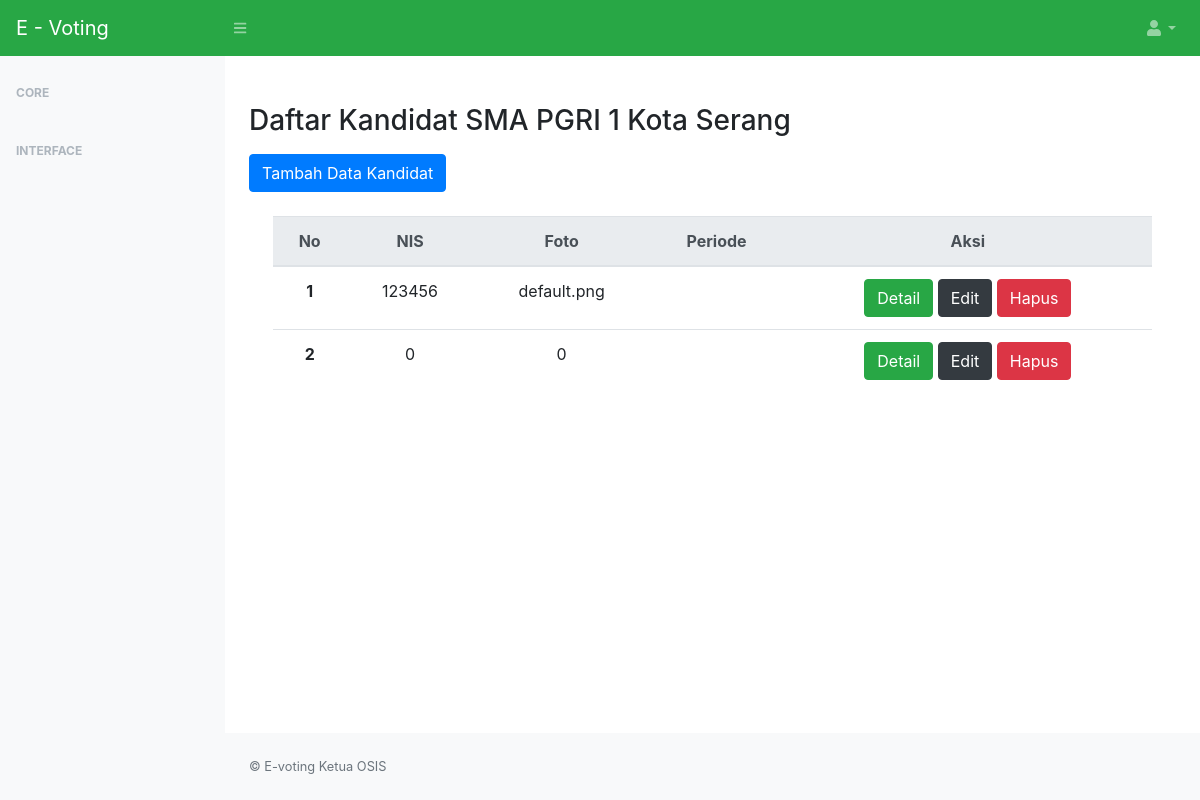
Before: /index.php/vote/kandidat with the older database file.
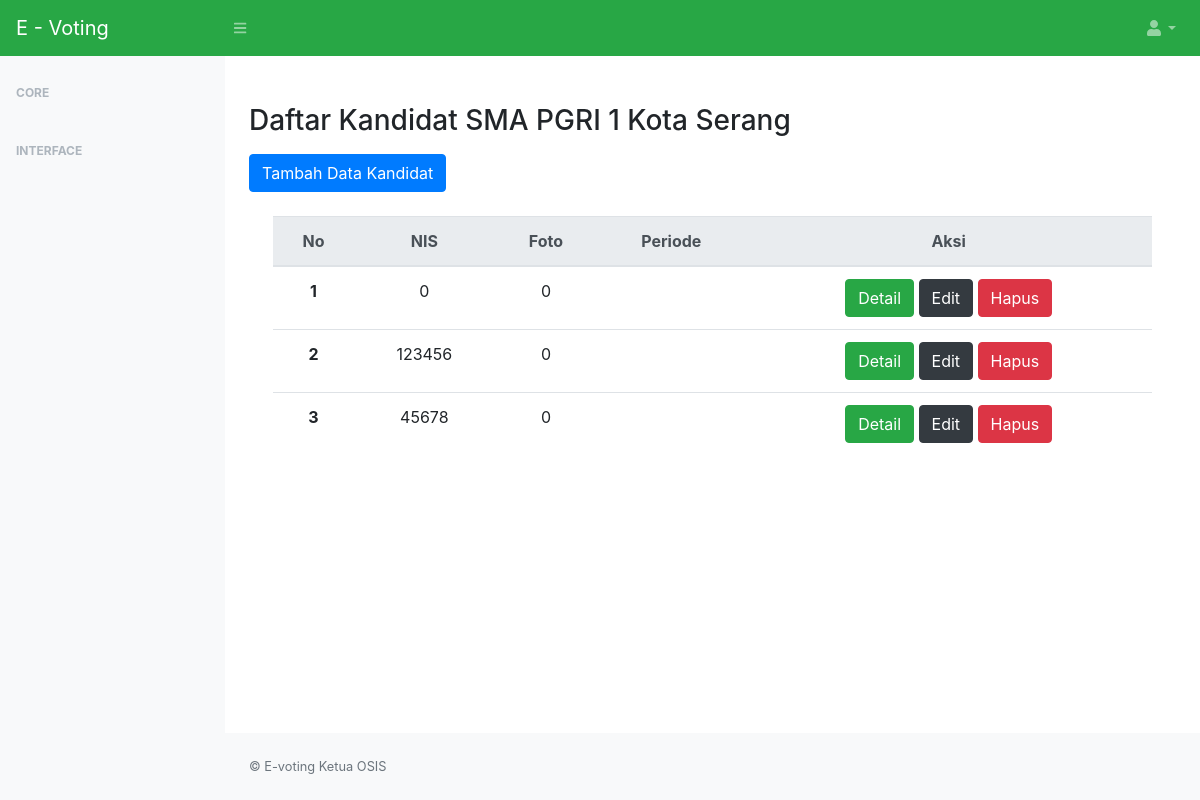
After: the same page with the newer database file.
### tables this page shows
CREATE TABLE `kandidat` (
  `no_kandidat` int(11) NOT NULL,
  `nis` int(12) NOT NULL,
  `foto` varchar(255) NOT NULL,
  `visi` varchar(255) NOT NULL,
  `misi` varchar(255) NOT NULL,
  `suara` smallint(5) NOT NULL,
  `periode` varchar(10) NOT NULL
);

### application/controllers/Vote.php (called while the page is built, shortened)
<?php
class Vote extends CI_Controller
{
    public function __construct()
    {
        $this->load->model('Voting');
        $this->load->model('Siswa_model');
        $this->load->library('session');
        $this->load->library('form_validation');
        $this->load->helper('url');
    }
    public function kandidat()
    {
        $data['tb_kandidat'] = $this->db->get('kandidat')->result_array();
        $data['level'] = $this->session->level;
        $data['judul'] = 'E - Voting';
        $this->load->view('templates/header', $data);
        $this->load->view('kandidat/index');
        $this->load->view('templates/footer');
    }
}

### index.php (called while the page is built, shortened)
<?php
require_once BASEPATH.'core/CodeIgniter.php';

### application/views/kandidat/index.php (the view, shortened to what this page needs)
<div class="container">
    <h3 text-align : center>Daftar Kandidat SMA PGRI 1 Kota Serang</h3>
    <div class="row mt-3">
        <div class="col-md-6">
            <a href="<?= base_url('vote/tambahDataKandidat'); ?>" class="btn btn-primary">Tambah Data Kandidat</a>
        </div>
    </div>
    <div class="container">
        <table class="table  text-center">
            <thead class="thead-light">
                <tr>
                    <th scope="col">No</th>
                    <th scope="col">NIS</th>
                    <th scope="col">Foto</th>
                    <th scope="col">Periode</th>
                    <th scope="col">Aksi</th>
                </tr>
            </thead>
            <tbody>
                <?php $i = 1; ?>
                <?php foreach ($tb_kandidat as $kandidat) : ?>
                    <tr>
                        <th scope="row"><?= $i; ?></th>
                        <td><?= $kandidat['nis']; ?></td>
                        <td><?= $kandidat['foto']; ?></td>
                        <td><?= $kandidat['periode']; ?></td>
                        <td>
                            <a href="<?= base_url(); ?>vote/detail_kandidat/<?= $kandidat['no_kandidat']; ?>" class="btn btn-success">Detail</a>
                            <a href="<?= base_url(); ?>vote/editKandidat/<?= $kandidat['no_kandidat']; ?>" class="btn btn-dark">Edit</a>
                            <a href="<?= base_url(); ?>vote/hapus_kandidat/<?= $kandidat['no_kandidat']; ?>" class="btn btn-danger" onclick="return confirm('Yakin ingin menghapus data?');">Hapus</a>
                        </td>
                    </tr>
                    <?php $i++; ?>
                <?php endforeach; ?>
            </tbody>
        </table>
    </div>
</div>

Changed rows visible on the page:
removed kandidat: nis "123456", foto "default.png"
added kandidat: nis "123456", foto "0"
added kandidat: nis "45678", foto "0"
